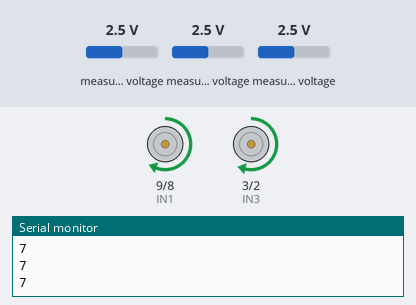
Recording of a sketch running on a simulated Arduino Uno, built with avr-gcc and run on an emulated ATmega328P. Parts: motor-driver pin pairs drawn as motors (green arrow = first pin HIGH = forward, orange = second pin HIGH = backward, longer = more drive, scaled by the enable pin), the last lines printed to the serial monitor. Inputs (shaded band) come from the test bench; at power-on: measured voltage 2.5 V.

Above: at 1.2 s.
1.3 s: measured voltage (sensor 200) set to 1.2 V
2.8 s: measured voltage (sensor 200) set to 0.9 V
At 4.0 s:
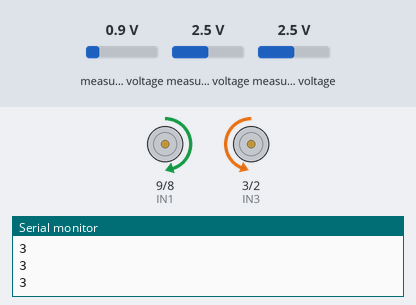
4.3 s: measured voltage (sensor 202) set to 1.2 V
5.8 s: measured voltage (sensor 202) set to 0.9 V
At 7.1 s:
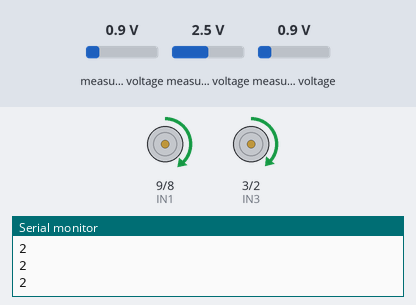
8.0 s: measured voltage (sensor 200) set to 2.5 V
At 9.0 s:
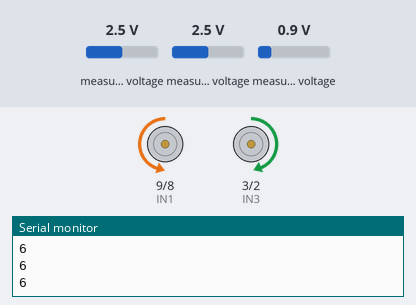
9.5 s: measured voltage (sensor 200) set to 0.1 V
At 11.5 s:
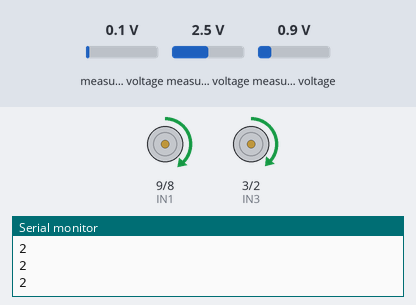
Timing chart, 0 to 12.7 s (numbered marks = the images above; inputs shaded):
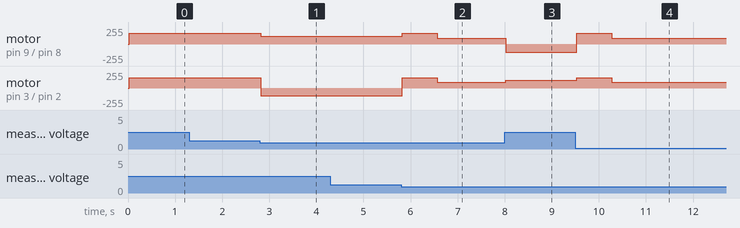

The sketch:

Line_Following.ino
```cpp
#define EN1_RATE 1.0//PWM调整率
#define EN2_RATE 0.95//PWM调整率
/*
Line following control of two Bi - directional Motors
*/
#include<ADS1115_WE.h>
#include<Wire.h>
#define I2C_ADDRESS 0x48

int EN1 = 6;
int EN2 = 5;
int IN1 = 9;
int IN2 = 8;
int IN3 = 3;
int IN4 = 2;

ADS1115_WE adc = ADS1115_WE(I2C_ADDRESS);
/* Define the pins for the IR sensors */
//const int irPins[3] = {12, 11, 10};
/* Define values for the IR Sensor readings */
int irSensorDigital[3] = {0, 0, 0};
int threshold = 200; // IR sensor threshold value for line detection
// binary representation of the sensor reading
// 1 when the sensor detects the line, 0 otherwise
int irSensors = B000;
// A score to determine deviation from the line [-180 ; +180].
// Negative means the robot is left of the line.
int error = 0;
int errorLast = 0; //  store the last value of error

volatile int speed;


void motor(int m, int dir, int speed) {
  //马达控制模块：
  //m: 马达编号，1-左前轮、2-右前轮
  //dir: 转动方向，1 前进、-1 后退 、0 停车
  //speed: PWM速度
  //
  int pinEN = 0;
  int pinIN1 = 0;
  int pinIN2 = 0;
  float enRate = 0;
  switch (m) {
   case 1:
    pinEN = EN1;
    pinIN1 = IN1;
    pinIN2 = IN2;
    enRate = EN1_RATE;
    break;
   case 2:
    pinEN = EN2;
    pinIN1 = IN3;
    pinIN2 = IN4;
    enRate = EN2_RATE;
    break;
   default:
    return;
    break;
  }
  switch (dir) {
   case 0:
    //停车
    digitalWrite(pinIN1, 0);
    digitalWrite(pinIN2, 0);
    analogWrite(pinEN, 0);
    break;
   case 1:
    //前进
    digitalWrite(pinIN1, 1);
    digitalWrite(pinIN2, 0);
    analogWrite(pinEN, speed * enRate);
    break;
   case -1:
    //后退
    digitalWrite(pinIN1, 0);
    digitalWrite(pinIN2, 1);
    analogWrite(pinEN, speed * enRate);
    break;
   default:
    return;
    break;
  }
}

void forward() {
  //小车前进
  //左轮
  motor(1, 1, speed+70);
  //右轮
  motor(2, 1, speed+70);
}

void lowforward() {
  //小车前进
  //左轮
  motor(1, 1, speed);
  //右轮
  motor(2, 1, speed);
}

void back() {
  //小车后退
  //左轮
  motor(1, -1, speed);
  //右轮
  motor(2, -1, speed);
}

void left() {
  //小车左转
  //左轮
  motor(1, -1, speed+80);
  //右轮
  motor(2, 1, speed+80);
}


void sleft() {
  //小车轻微左转
  //左轮
  motor(1, -1, speed+30);
  //右轮
  motor(2, 1, speed+30);
}

void ssleft() {
  //小车及其轻微左转
  //左轮
  motor(1, -1, speed+30);
  //右轮
  motor(2, 1, speed+30);
}

void right() {
  //小车右转
  //左轮
  motor(1, 1, speed+80);
  //右轮
  motor(2, -1, speed+80);
}

void sright() {
  //小车轻微右转
  //左轮
  motor(1, 1, speed+30);
  //右轮
  motor(2, -1, speed+30);
}

void ssright() {
  //小车及其轻微右转
  //左轮
  motor(1, 1, speed+30);
  //右轮
  motor(2, -1, speed+30);
}

// void sharpleft(){
//   //小车左转
//   //左轮
//   motor(1, -1, speed+90);
//   //右轮
//   motor(2, 1, speed+90);
//   delay(300);
// }

// void sharpright(){
//   //小车左转
//   //左轮
//   motor(1, 1, speed+100);
//   //右轮
//   motor(2, -1, speed+100);
//   delay(300);
// }

void stop() {
  //小车停车
  //左轮
  motor(1, 0, speed);
  //右轮
  motor(2, 0, speed);
}

void Scan() {
  // Initialize the sensors
  irSensors = B000;
  for (int i = 0; i < 3; i++) {
    if(i==0){
      irSensorDigital[i] = readChannel(ADS1115_COMP_0_GND);//digitalRead(irPins[i]);
    }else if(i==1){
      irSensorDigital[i] = readChannel(ADS1115_COMP_1_GND);//digitalRead(irPins[i]);
    }else if(i==2){
      irSensorDigital[i] = readChannel(ADS1115_COMP_2_GND);//digitalRead(irPins[i]);
    }


    int b = 2 - i;
    irSensors = irSensors + (irSensorDigital[i] << b);
  }
}

int stopflag=0;
int count=0;
int lowcount=0;
void UpdateDirection(int xjspeed) {
    speed=xjspeed;
    errorLast = error;
    Serial.println(irSensors);
    switch (irSensors) {
        case B000:  // no sensor detects the line
            if (errorLast < 0) {
                left();
                error = -1;
            } else if (errorLast > 0) {
                right();
                error = 1;
            }
            count=0;
            lowcount=0;
            stopflag=1;
            break;
        case B100:  // left sensor on the line
            sleft();
            error = -1;
            count=0;
            lowcount=0;
            stopflag=1;
            break;
        case B110:
            ssleft();
            error = -1;
            count=0;
            lowcount=0;
            stopflag=1;
            break;
        case B010:
            if(count<30){
              forward();
              count++;
            }else if(lowcount<4){
              lowforward();
              lowcount++;
            }else if(lowcount>4){
              forward();
              count=0;
            }
            //forward();

            error = 0;
            stopflag=1;
            break;
        case B011:
            ssright();
            error = 1;
            count=0;
            lowcount=0;
            stopflag=1;
            break;
        case B001:  // right sensor on the line
            sright();
            error = 1;
            count=0;
            lowcount=0;
            stopflag=1;
            break;
        case B111:
            error = 1;
            stopflag=1;
            forward();
            break;
        default:
            if(stopflag==1){
              stop();
              stopflag=0;
            }else{
            stopflag=1;
            }
            error = errorLast;
            count=0;
            lowcount=0;
    }

}

void setup() {
    Wire.begin();
    Wire.setClock(400000);
    Serial.begin(9600);
    if(!adc.init()){
    Serial.println("ADS1115 not connected!");
    }
    adc.setVoltageRange_mV(ADS1115_RANGE_6144);
    adc.setConvRate(ADS1115_860_SPS);
    adc.setMeasureMode(ADS1115_SINGLE);

    speed = 90;
    pinMode(IN1, OUTPUT);
    pinMode(IN2, OUTPUT);
    pinMode(IN3, OUTPUT);
    pinMode(IN4, OUTPUT);
    pinMode(EN1, OUTPUT);
    pinMode(EN2, OUTPUT);
    Serial.begin(9600);
}

void loop() {
    Scan();
    UpdateDirection(speed);
}

int readChannel(ADS1115_MUX channel) {
  adc.setCompareChannels(channel);
  adc.startSingleMeasurement();  // SINGLE 模式采样

  while (adc.isBusy()) {
    delay(1);  // 等待采样完成
  }

  float voltage = adc.getResult_V();  // 获取电压（也可以用 getResult_mV）
  return voltage > 1;  // 超过 1V 代表检测到黑线
}
```

Measured:
- the behaviour switches between 1.1 and 1 V on measured voltage (sensor 200) (found by bisection; images 0 and 1)
- the behaviour switches between 1.1 and 1 V on measured voltage (sensor 202) (found by bisection; images 1 and 2)
- after the input at 2.8 s, motor on pin 9 (IN1) / pin 8 (IN2): forward 160/255 → forward 120/255 at once; motor on pin 3 (IN3) / pin 2 (IN4): forward 152/255 → backward 114/255 at once
- after the input at 5.8 s, motor on pin 9 (IN1) / pin 8 (IN2): forward 120/255 → forward 160/255 at once, → forward 90/255 0.74 s later; motor on pin 3 (IN3) / pin 2 (IN4): backward 114/255 → forward 152/255 at once, → forward 85/255 0.74 s later
- after the input at 8.0 s, motor on pin 9 (IN1) / pin 8 (IN2): forward 90/255 → backward 120/255 at once; motor on pin 3 (IN3) / pin 2 (IN4): forward 85/255 → forward 114/255 at once
- after the input at 9.5 s, motor on pin 9 (IN1) / pin 8 (IN2): backward 120/255 → forward 160/255 at once, → forward 90/255 0.74 s later; motor on pin 3 (IN3) / pin 2 (IN4): forward 114/255 → forward 152/255 at once, → forward 85/255 0.74 s later
